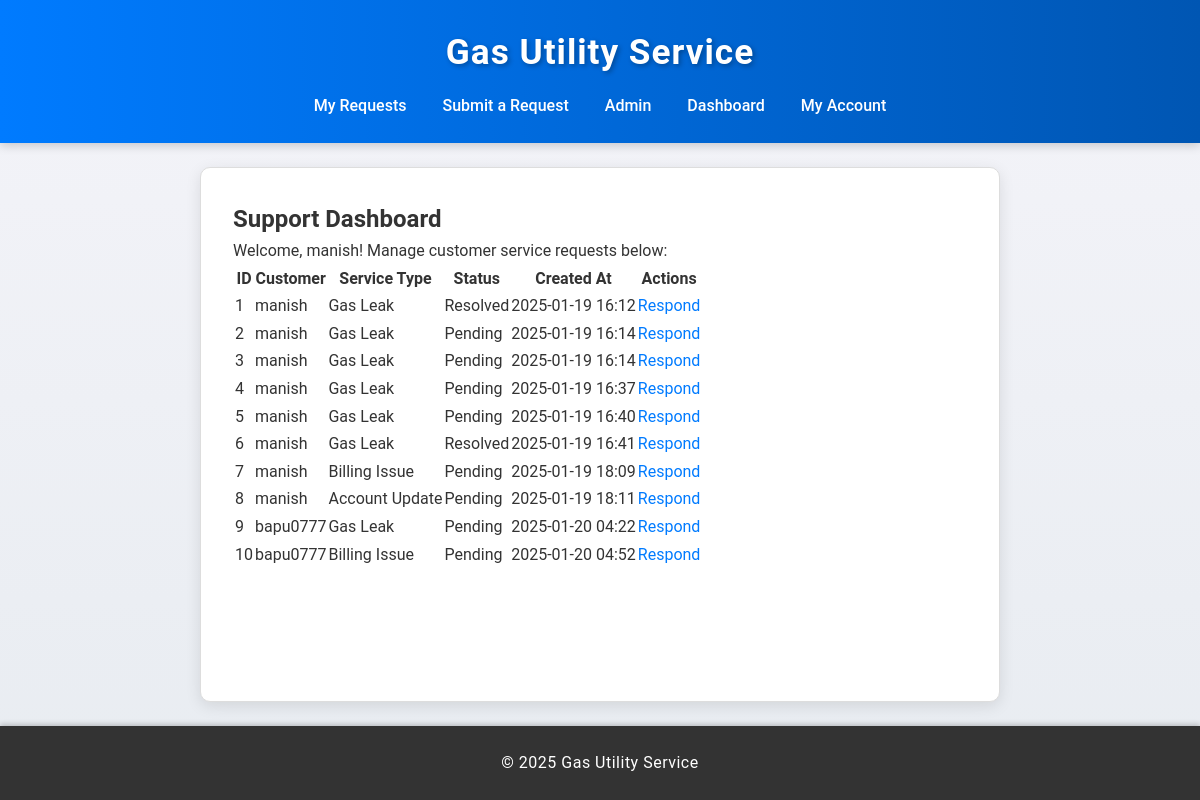
Before: /support-dashboard/ (signed in) with the older database file.
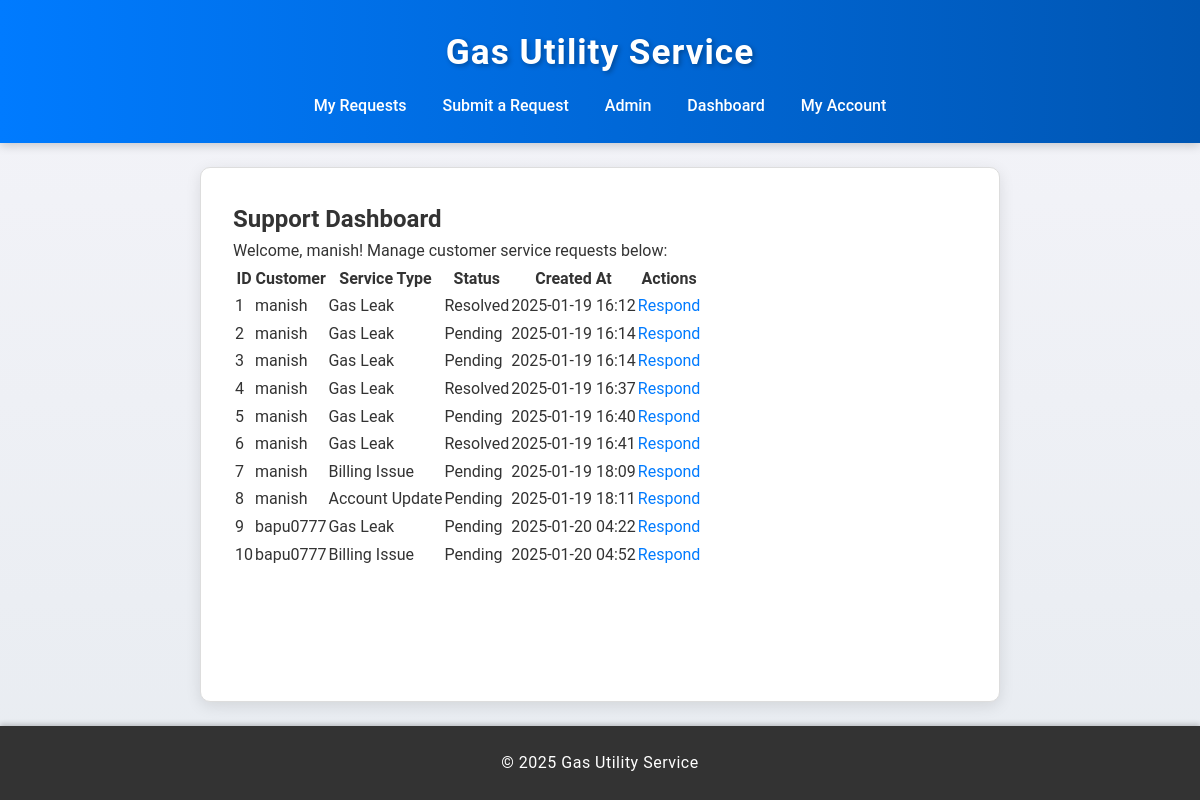
After: the same page with the newer database file.
### service_requests/models.py (models this page shows)
class ServiceRequest(models.Model):
    SERVICE_TYPES = [
        ('gas_leak', 'Gas Leak'),
        ('billing', 'Billing Issue'),
        ('account', 'Account Update'),
    ]
    STATUS_CHOICES = [
        ('pending', 'Pending'),
        ('in_progress', 'In Progress'),
        ('resolved', 'Resolved'),
    ]
    customer = models.ForeignKey(Customer, on_delete=models.CASCADE)
    service_type = models.CharField(max_length=20, choices=SERVICE_TYPES)
    description = models.TextField()
    status = models.CharField(max_length=20, choices=STATUS_CHOICES, default='pending')
    created_at = models.DateTimeField(auto_now_add=True)
    updated_at = models.DateTimeField(auto_now=True)
    resolved_at = models.DateTimeField(null=True, blank=True)
    attachments = models.FileField(upload_to='attachments/', blank=True, null=True)
    response = models.TextField(null=True, blank=True)  # Add the response field here

class Customer(models.Model):
    user = models.OneToOneField(User, on_delete=models.CASCADE)
    phone_number = models.CharField(max_length=15)
    address = models.TextField()

### service_requests/views.py (the view)
# urls.py: path('support-dashboard/', views.SupportDashboardView.as_view(), name='support_dashboard'),
class SupportDashboardView(LoginRequiredMixin, UserPassesTestMixin, ListView):
    model = ServiceRequest
    template_name = 'service_requests/support_dashboard.html'
    context_object_name = 'service_requests'
    def test_func(self):
        return self.request.user.is_staff
    def get_queryset(self):
        if self.request.user.is_staff:
            return ServiceRequest.objects.all()

### service_requests/templates/service_requests/support_dashboard.html
{% extends "base.html" %}
{% block content %}
<h2>Support Dashboard</h2>
<p>Welcome, {{ user.username }}! Manage customer service requests below:</p>
<table>
    <thead>
        <tr>
            <th>ID</th>
            <th>Customer</th>
            <th>Service Type</th>
            <th>Status</th>
            <th>Created At</th>
            <th>Actions</th>
        </tr>
    </thead>
    <tbody>
        {% for request in service_requests %}
            <tr>
                <td>{{ request.id }}</td>
                <td>{{ request.customer.user.username }}</td>
                <td>{{ request.get_service_type_display }}</td>
                <td>{{ request.get_status_display }}</td>
                <td>{{ request.created_at|date:"Y-m-d H:i" }}</td>
                <td>
                    <a href="{% url 'update_service_request' request.id %}">Respond</a>
                </td>
            </tr>
        {% endfor %}
    </tbody>
</table>
{% endblock %}

Changed rows visible on the page:
changed ServiceRequest id 4: status "Pending" → "Resolved"
